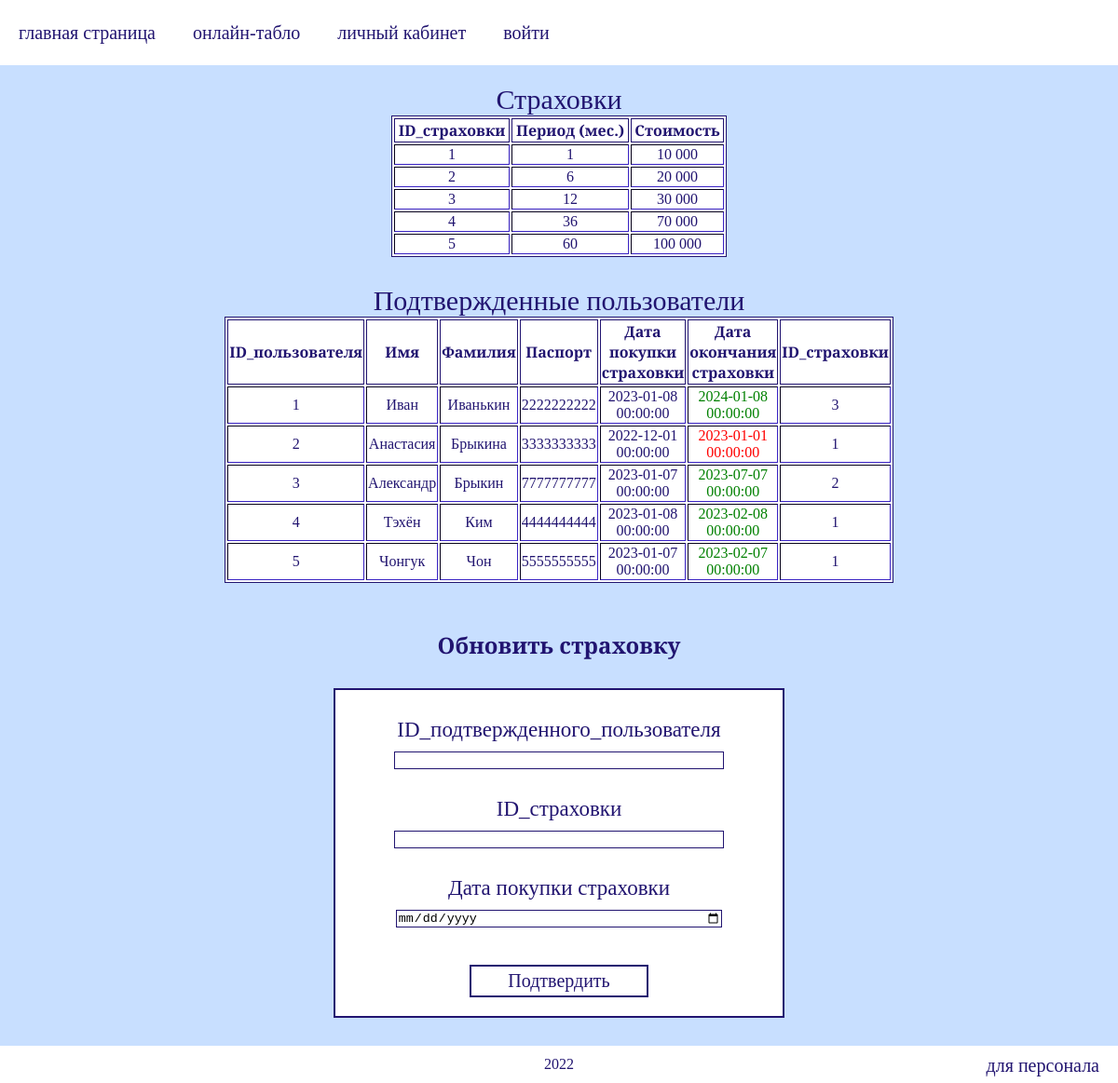
The app's page /settings/insurance (signed in) with its own data.
### main.py (models this page shows)
class Insurance(db.Model):
    id = db.Column(db.Integer, primary_key=True)
    period = db.Column(db.Integer, nullable=True)
    cost = db.Column(db.Integer, nullable=True)

class UsersConfirmed(db.Model):
    id = db.Column(db.Integer, primary_key=True)
    id_users = db.Column(db.Integer, db.ForeignKey('users.id'), nullable=True)
    id_personal_info = db.Column(db.Integer, db.ForeignKey('users_personal_info.id'), nullable=True)
    id_insurance = db.Column(db.Integer, db.ForeignKey('insurance.id'), nullable=True)
    date_buy = db.Column(db.DateTime, nullable=True)

class UsersPersonalInfo(db.Model):
    id = db.Column(db.Integer, primary_key=True)
    name = db.Column(db.String(20), nullable=True)
    surname = db.Column(db.String(30), nullable=True)
    passport = db.Column(db.String(10), nullable=True, unique=True)
    id_users_by = db.Column(db.Integer, db.ForeignKey('users.id'), nullable=True)

### main.py (the view, shortened to what this page needs)
@app.route("/settings/insurance", methods=['POST', 'GET'])
@login_required
def settings_insurance():
    list_insurance = Insurance.query.order_by('period').all()
    list_conf_users = UsersConfirmed.query.all()
    list_personal_info = []
    list_date_end = []
    for i in range(len(list_conf_users)):
        list_personal_info.append(UsersPersonalInfo.query.filter_by(id=list_conf_users[i].id_personal_info).first())
        list_date_end.append(list_conf_users[i].date_buy +
                             relativedelta(
                                 months=Insurance.query.filter_by(id=list_conf_users[i].id_insurance).first().period))
    today = datetime.today()
    return render_template('settings_insurance.html', list_insurance=list_insurance, list_conf_users=list_conf_users,
                           list_personal_info=list_personal_info, list_date_end=list_date_end, today=today)

### main.py (called while the page is built)
@login_manager.user_loader
def load_user(user_id):
    return Users.query.get(user_id)

@app.after_request
def redirect_to_login(response):
    if response.status_code == 401:
        return redirect((url_for('login') + '?next=' + request.url))
    return response

### templates/settings_insurance.html (shortened to what this page needs)
{% extends "base.html" %}
{% block content %}
<table border="1px solid">
    <caption>Страховки</caption>
    <tr><th>ID_страховки</th><th>Период (мес.)</th><th>Стоимость</th></tr>
    <tr><td>{{ list_insurance[0].id }}</td><td>{{ list_insurance[0].period }}</td><td>{{ list_insurance[0].cost }}</td></tr>
    <tr><td>{{ list_insurance[1].id }}</td><td>{{ list_insurance[1].period }}</td><td>{{ list_insurance[1].cost }}</td></tr>
    <tr><td>{{ list_insurance[2].id }}</td><td>{{ list_insurance[2].period }}</td><td>{{ list_insurance[2].cost }}</td></tr>
    <tr><td>{{ list_insurance[3].id }}</td><td>{{ list_insurance[3].period }}</td><td>{{ list_insurance[3].cost }}</td></tr>
    <tr><td>{{ list_insurance[4].id }}</td><td>{{ list_insurance[4].period }}</td><td>{{ list_insurance[4].cost }}</td></tr>
</table>
<table border="1px solid">
    <caption>Подтвержденные пользователи</caption>
    <tr><th>ID_пользователя</th><th>Имя</th><th>Фамилия</th><th>Паспорт</th><th>Дата покупки страховки</th>
        <th>Дата окончания страховки</th><th>ID_страховки</th></tr>
        {% for i in range(list_conf_users|length) %}
            <tr><td>{{ list_conf_users[i].id}}</td>
                <td>{{ list_personal_info[i].name }}</td>
                <td>{{ list_personal_info[i].surname }}</td>
                <td>{{ list_personal_info[i].passport }}</td>
                <td>{{ list_conf_users[i].date_buy }}</td>
                {% if list_date_end[i] < today %}
                    <td inline style="color: red">{{ list_date_end[i] }}</td>
                {% else %}
                    <td inline style="color: green">{{ list_date_end[i] }}</td>
                {% endif %}
                <td>{{ list_conf_users[i].id_insurance }}</td>
        {% endfor %}
</table>
      <h2>Обновить страховку</h2>
    <form method="post" action="{{ url_for('settings_insurance') }}" class="confirmed" inline style="height: 350px; width: 40%">
        <div class="container">
            <label>ID_подтвержденного_пользователя</label>
            <input type="text" name="id_users" required>
            <label>ID_страховки</label>
            <input type="text" name="id_insurance" required>
            <label>Дата покупки страховки</label>
            <input type="date" name="date_buy" required>
        </div>
        <button type="submit">Подтвердить</button>
    </form>
{% endblock %}

### static/style.css (style rules this page uses)
body { margin: 0; padding: 0; background: rgba(140,189,255,0.47); width: 100%; color: #211470; font-family: 'Playfair Display SC', serif; }
div.container { display: flex; flex-direction: column; align-items: center; }
form { display: flex; flex-direction: column; justify-content: space-between; align-items: center; width: 25%; height: 300px; background: white ; opacity: 0.8; margin: 10px; border: #211470 solid 2px; }
button { width: 40%; height: 35px; margin-bottom: 20px; background: white; border: 2px solid; color: #211470; font-size: 20px; font-family: 'Playfair Display SC', serif; }
label { margin-top: 30px; margin-bottom: 10px; font-size: 23px; }
input { border: #211470 solid 1px; width: 100%; }
caption { font-size: 30px; }
table { border: #211470 solid 1px; background: white; width: 30%; margin-right: 30px; margin-left: 30px; margin-bottom: 30px; text-align: center; }
th { border: #211470 0.5px solid; }
form.confirmed { width: 30%; opacity: 1; height: 450px; margin-bottom: 70px; }

### records on screen
Insurance: id "1", period "1", cost "10 000"
Insurance: id "2", period "6", cost "20 000"
Insurance: id "3", period "12", cost "30 000"
Insurance: id "4", period "36", cost "70 000"
Insurance: id "5", period "60", cost "100 000"
UsersConfirmed: id "1", date_buy "2023-01-08 00:00:00", id_insurance "3"
UsersPersonalInfo: name "Иван", surname "Иванькин", passport "2222222222"
UsersConfirmed: id "2", date_buy "2022-12-01 00:00:00", id_insurance "1"
UsersPersonalInfo: name "Анастасия", surname "Брыкина", passport "3333333333"
UsersConfirmed: id "3", date_buy "2023-01-07 00:00:00", id_insurance "2"
UsersPersonalInfo: name "Александр", surname "Брыкин", passport "7777777777"
UsersConfirmed: id "4", date_buy "2023-01-08 00:00:00", id_insurance "1"
UsersPersonalInfo: name "Тэхён", surname "Ким", passport "4444444444"
UsersConfirmed: id "5", date_buy "2023-01-07 00:00:00", id_insurance "1"
UsersPersonalInfo: name "Чонгук", surname "Чон", passport "5555555555"

### other values on screen
{{ list_date_end[i] }} "2024-01-08 00:00:00" "2023-07-07 00:00:00" "2023-02-08 00:00:00" "2023-02-07 00:00:00"
{{ list_date_end[i] }} "2023-01-01 00:00:00"
